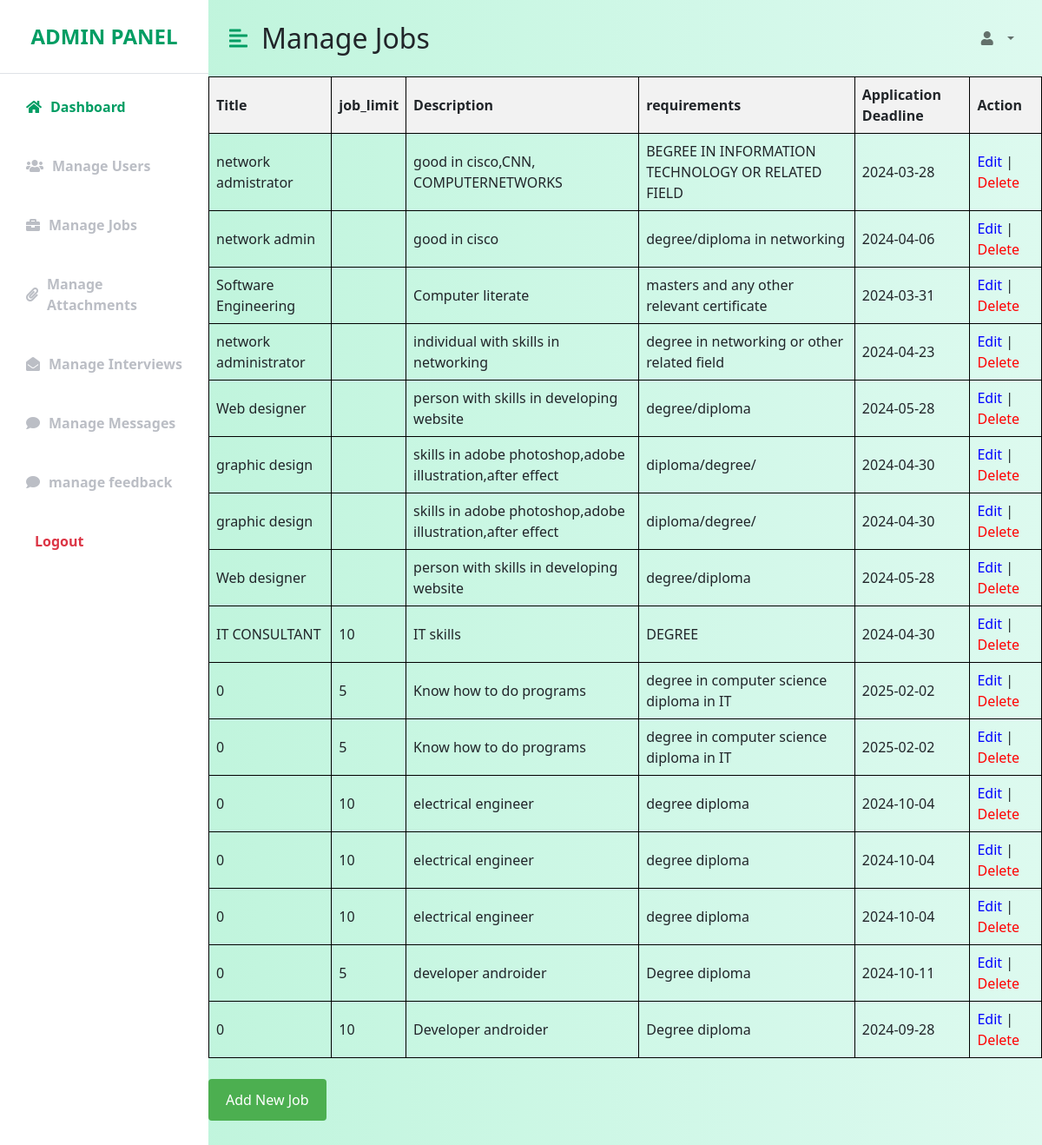
The page /manage_jobs.php on the database its author committed.
### tables this page shows
CREATE TABLE `jobs` (
  `id` int(11) NOT NULL,
  `title` varchar(255) NOT NULL,
  `description` text DEFAULT NULL,
  `requirements` text DEFAULT NULL,
  `application_deadline` date DEFAULT NULL,
  `job_limit` int(11) DEFAULT NULL
);

### manage_jobs.php (the view, shortened to what this page needs)
<!DOCTYPE html>
<html lang="en">
<head>
    <link href="https://cdn.jsdelivr.net/npm/bootstrap@5.0.0-beta3/dist/css/bootstrap.min.css" rel="stylesheet" />
    <link rel="stylesheet" href="https://cdnjs.cloudflare.com/ajax/libs/font-awesome/5.15.3/css/all.min.css" />
    <link rel="stylesheet" href="adminpannel.css" />
</head>
<body>
<div class="d-flex" id="wrapper">
        <div class="bg-white" id="sidebar-wrapper">
            <div class="sidebar-heading text-center py-4 primary-text fs-4 fw-bold text-uppercase border-bottom">
                <i class=></i>Admin Panel</div>
            <div class="list-group list-group-flush my-3">
                <a href="adminpannel.php" class="list-group-item list-group-item-action bg-transparent second-text active">
                    <i class="fa fa-home"></i>Dashboard</a>
                <br>
                <a href="fetch_user.php" class="list-group-item list-group-item-action bg-transparent second-text fw-bold">
                    <i class="fa fa-users"></i>Manage Users</a>
                <br>
                <a href="manage_jobs.php" class="list-group-item list-group-item-action bg-transparent second-text fw-bold">
                    <i class="fa fa-briefcase"></i>Manage Jobs</a>
                <br>
                <a href="manage_attachments.php" class="list-group-item list-group-item-action bg-transparent second-text fw-bold">
                    <i class="fa fa-paperclip"></i>Manage Attachments</a>
                <br>
                <a href="manage_interviews.php" class="list-group-item list-group-item-action bg-transparent second-text fw-bold">
                    <i class="fa fa-envelope-open"></i>Manage Interviews</a>
                <br>
                <a href="admin_manage_messages.php" class="list-group-item list-group-item-action bg-transparent second-text fw-bold">
                    <i class="fa fa-comment"></i>Manage Messages</a>
                <br>
                <a href="admin_feedback.php" class="list-group-item list-group-item-action bg-transparent second-text fw-bold">
                    <i class="fa fa-comment"></i>manage feedback</a>
                <br>
                <a href="admin_logout.php" class="list-group-item list-group-item-action bg-transparent text-danger fw-bold">
                    <i class="fa fa-sign-out"></i>Logout</a>
            </div>
        </div>
        <div id="page-content-wrapper">
            <nav class="navbar navbar-expand-lg navbar-light bg-transparent py-4 px-4">
                <div class="d-flex align-items-center">
                    <i class="fas fa-align-left primary-text fs-4 me-3" id="menu-toggle"></i>
                    <h2 class="fs-2 m-0">Manage Jobs</h2>
                </div>
                <div class="collapse navbar-collapse" id="navbarSupportedContent">
                    <ul class="navbar-nav ms-auto mb-2 mb-lg-0">
                        <li class="nav-item dropdown">
                            <a class="nav-link dropdown-toggle second-text fw-bold" href="#" id="navbarDropdown"
                                role="button" data-bs-toggle="dropdown" aria-expanded="false">
                                <i class="fas fa-user me-2"></i>
                </a>
                        </li>
                    </ul>
                </div>
            </nav>
            <?php
require_once 'connect.php';
$sql = "SELECT * FROM Jobs";
$result = mysqli_query($conn, $sql);
if (mysqli_num_rows($result) > 0) {
    echo "<table style='border-collapse: collapse; width: 100%;'>";
    echo "<tr><th style='background-color: #f2f2f2; border: 1px solid black; text-align: left; padding: 8px;'>Title</th><th style='background-color: #f2f2f2; border: 1px solid black; text-align: left; padding: 8px;'>job_limit</th><th style='background-color: #f2f2f2; border: 1px solid black; text-align: left; padding: 8px;'>Description</th><th style='background-color: #f2f2f2; border: 1px solid black; text-align: left; padding: 8px;'>requirements</th><th style='background-color: #f2f2f2; border: 1px solid black; text-align: left; padding: 8px;'>Application Deadline</th><th style='background-color: #f2f2f2; border: 1px solid black; text-align: left; padding: 8px;'>Action</th></tr>";
    while ($row = mysqli_fetch_assoc($result)) {
        echo "<tr>";
        echo "<td style='border: 1px solid black; text-align: left; padding: 8px;'>" . $row['title'] . "</td>";
        echo "<td style='border: 1px solid black; text-align: left; padding: 8px;'>" . $row['job_limit'] . "</td>";
        echo "<td style='border: 1px solid black; text-align: left; padding: 8px;'>" . $row['description'] . "</td>";
        echo "<td style='border: 1px solid black; text-align: left; padding: 8px;'>" . $row['requirements'] . "</td>";
        echo "<td style='border: 1px solid black; text-align: left; padding: 8px;'>" . $row['application_deadline'] . "</td>";
        echo "<td style='border: 1px solid black; text-align: left; padding: 8px;'><a href='edit_job.php?id=" . $row['id'] . "' style='text-decoration: none; color: blue;'>Edit</a> | <a href='delete_job.php?id=" . $row['id'] . "' onclick=\"return confirm('Are you sure you want to delete this job?')\" style='text-decoration: none; color: red;'>Delete</a></td>";
        echo "</tr>";
    }
    echo "</table>";
    echo "<br>";
    echo "<button style='background-color: #4CAF50; color: white; padding: 12px 20px; border: none; border-radius: 4px; cursor: pointer; font-size: 16px; margin-bottom: 20px;'><a href='jobs.php' style='text-decoration: none; color: white;'>Add New Job</a></button><br><br>";
} else {
    echo "No jobs found.";
}
?>
</body>
</html>

### adminpannel.css (style rules this page uses)
:root { --main-bg-color: #009d63; --main-text-color: #009d63; --second-text-color: #bbbec5; --second-bg-color: #c1efde; }
.primary-text { color: var(--main-text-color); }
.second-text { color: var(--second-text-color); }
#wrapper { overflow-x: hidden; background-image: linear-gradient( to right, #baf3d7, #c2f5de, #cbf7e4, #d4f8ea, #ddfaef ); }
#sidebar-wrapper { min-height: 100vh; margin-left: -15rem; -webkit-transition: margin 0.25s ease-out; -moz-transition: margin 0.25s ease-out; -o-transition: margin 0.25s ease-out; transition: margin 0.25s ease-out; }
#sidebar-wrapper .sidebar-heading { padding: 0.875rem 1.25rem; font-size: 1.2rem; }
#sidebar-wrapper .list-group { width: 15rem; }
#page-content-wrapper { min-width: 100vw; }
#menu-toggle { cursor: pointer; }
.list-group-item { border: none; padding: 10px 30px; display: flex; align-items: center; }
.list-group-item i { margin-right: 10px; }
.list-group-item.active { background-color: transparent; color: var(--main-text-color); font-weight: bold; border: none; }
@media (min-width: 768px) { #sidebar-wrapper { margin-left: 0; } }
@media (min-width: 768px) { #page-content-wrapper { min-width: 0; width: 100%; } }

### rows shown on the page
jobs: title "network admistrator", description "good in cisco,CNN, COMPUTERNETWORKS", requirements "BEGREE IN INFORMATION TECHNOLOGY OR RELATED FIELD", application_deadline "2024-03-28"
jobs: title "network admin", description "good in cisco", requirements "degree/diploma in networking", application_deadline "2024-04-06"
jobs: title "Software Engineering", description "Computer literate", requirements "masters and any other relevant certificate", application_deadline "2024-03-31"
jobs: title "network administrator", description "individual with skills in networking", requirements "degree in networking or other related field", application_deadline "2024-04-23"
jobs: title "Web designer", description "person with skills in developing website", requirements "degree/diploma", application_deadline "2024-05-28"
jobs: title "graphic design", description "skills in adobe photoshop,adobe illustration,after effect", requirements "diploma/degree/", application_deadline "2024-04-30"
jobs: title "graphic design", description "skills in adobe photoshop,adobe illustration,after effect", requirements "diploma/degree/", application_deadline "2024-04-30"
jobs: title "Web designer", description "person with skills in developing website", requirements "degree/diploma", application_deadline "2024-05-28"
jobs: title "IT CONSULTANT", job_limit "10", description "IT skills", requirements "DEGREE", application_deadline "2024-04-30"
jobs: title "0", job_limit "5", description "Know how to do programs", requirements "degree in computer science diploma in IT", application_deadline "2025-02-02"
jobs: title "0", job_limit "5", description "Know how to do programs", requirements "degree in computer science diploma in IT", application_deadline "2025-02-02"
jobs: title "0", job_limit "10", description "electrical engineer", requirements "degree diploma", application_deadline "2024-10-04"
jobs: title "0", job_limit "10", description "electrical engineer", requirements "degree diploma", application_deadline "2024-10-04"
jobs: title "0", job_limit "10", description "electrical engineer", requirements "degree diploma", application_deadline "2024-10-04"
jobs: title "0", job_limit "5", description "developer androider", requirements "Degree diploma", application_deadline "2024-10-11"
jobs: title "0", job_limit "10", description "Developer androider", requirements "Degree diploma", application_deadline "2024-09-28"
